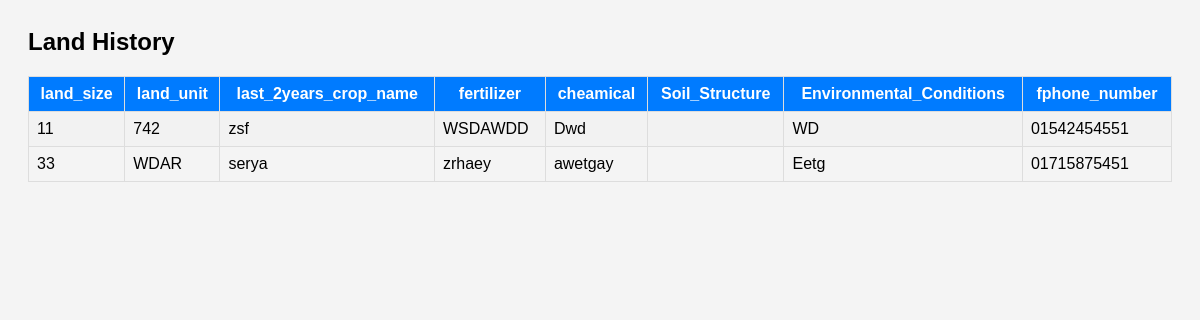
The page /DBMS_Group-12/F_history.php on the database its author committed.
### tables this page shows
CREATE TABLE `farmer_form` (
  `land_size` int(20) NOT NULL,
  `land_unit` varchar(11) NOT NULL,
  `last_2years_crop_name` text NOT NULL,
  `fertilizer` text NOT NULL,
  `cheamical` text NOT NULL,
  `soil_structure` varchar(20) NOT NULL,
  `Environmental_Conditions` text NOT NULL,
  `fphone_number` varchar(11) NOT NULL
);

### DBMS_Group-12/F_history.php (the view, shortened to what this page needs)
<?php
include 'Connection.php';
$sql = "SELECT * FROM farmer_form";
$result = $conn->query($sql);
if ($result->num_rows > 0) {
    echo "<html><head><title>Land History</title></head><body>";
    echo "<h2>Land History</h2>";
    echo "<table border='1'>";
    echo "<tr><th>land_size</th><th>land_unit</th><th>last_2years_crop_name</th><th>fertilizer</th><th>cheamical</th><th>Soil_Structure</th><th>Environmental_Conditions</th><th>fphone_number</th></tr>";
    while ($row = $result->fetch_assoc()) {
        echo "<tr><td>" . $row["land_size"] . "</td><td>" . $row["land_unit"] . "</td><td>" . $row["last_2years_crop_name"] . "</td><td>" . $row["fertilizer"] . "</td><td>" . $row["cheamical"] . "</td><td>" . $row["soil _structure"] . "</td><td>" . $row["Environmental_Conditions"] . "</td><td>" . $row["fphone_number"] . "</td></tr>";
    }
    echo "</table>";
    echo "</body></html>";
} else {
    echo "No data found";
}
?>
<!DOCTYPE html>
<html lang="en">
<head>
    <link rel="stylesheet" href="F_history.css">
</head>
</html>

### DBMS_Group-12/F_history.css (style rules this page uses)
* { text-decoration: none; }

### DBMS_Group-12/F_history.php (style rules this page uses)
body { font-family: Arial, sans-serif; background-color: #f4f4f4; padding: 20px; }
table { width: 100%; border-collapse: collapse; }
table, th, td { border: 1px solid #ddd; padding: 8px; }
th { background-color: #007bff; color: white; }
tr:nth-child(even) { background-color: #f2f2f2; }

### rows shown on the page
farmer_form: land_size "11", land_unit "742", last_2years_crop_name "zsf", fertilizer "WSDAWDD", cheamical "Dwd", Environmental_Conditions "WD", fphone_number "01542454551"
farmer_form: land_size "33", land_unit "WDAR", last_2years_crop_name "serya", fertilizer "zrhaey", cheamical "awetgay", Environmental_Conditions "Eetg", fphone_number "01715875451"
